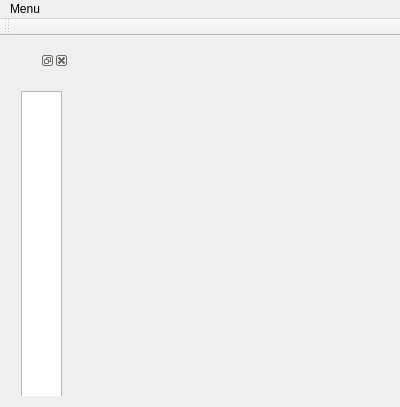
<?xml version="1.0" encoding="UTF-8"?>
<ui version="4.0">
 <class>MainWindow</class>
 <widget class="QMainWindow" name="MainWindow">
  <property name="geometry">
   <rect>
    <x>0</x>
    <y>0</y>
    <width>400</width>
    <height>407</height>
   </rect>
  </property>
  <property name="windowTitle">
   <string>MainWindow</string>
  </property>
  <widget class="QWidget" name="centralWidget">
   <layout class="QVBoxLayout" name="verticalLayout">
    <item>
     <widget class="QStackedWidget" name="stackedWidget">
      <property name="currentIndex">
       <number>1</number>
      </property>
      <widget class="QWidget" name="page">
       <layout class="QVBoxLayout" name="verticalLayout_2">
        <item>
         <widget class="QWidget" name="widget" native="true">
          <layout class="QGridLayout" name="gridLayout">
           <item row="0" column="0">
            <widget class="QLabel" name="label">
             <property name="text">
              <string>新纪录的类型:</string>
             </property>
            </widget>
           </item>
           <item row="0" column="1">
            <widget class="QComboBox" name="comboBox">
             <item>
              <property name="text">
               <string>&lt;NONE&gt;</string>
              </property>
             </item>
             <item>
              <property name="text">
               <string>衣服</string>
              </property>
             </item>
             <item>
              <property name="text">
               <string>食品</string>
              </property>
             </item>
             <item>
              <property name="text">
               <string>化妆品</string>
              </property>
             </item>
             <item>
              <property name="text">
               <string>家具</string>
              </property>
             </item>
            </widget>
           </item>
           <item row="1" column="0">
            <widget class="QLabel" name="label_2">
             <property name="text">
              <string>记录的完好度:</string>
             </property>
            </widget>
           </item>
           <item row="1" column="1">
            <widget class="QComboBox" name="comboBox_2">
             <item>
              <property name="text">
               <string>&lt;NONE&gt;</string>
              </property>
             </item>
             <item>
              <property name="text">
               <string>九成新及以上</string>
              </property>
             </item>
             <item>
              <property name="text">
               <string>七-八成新</string>
              </property>
             </item>
             <item>
              <property name="text">
               <string>五-六成新</string>
              </property>
             </item>
             <item>
              <property name="text">
               <string>四成新及以下</string>
              </property>
             </item>
            </widget>
           </item>
           <item row="2" column="0">
            <widget class="QLabel" name="label_3">
             <property name="text">
              <string>记录的所有者:</string>
             </property>
            </widget>
           </item>
           <item row="2" column="1">
            <widget class="QLineEdit" name="lineEdit">
             <property name="text">
              <string>&lt;NONE&gt;</string>
             </property>
            </widget>
           </item>
           <item row="3" column="0">
            <widget class="QLabel" name="label_4">
             <property name="text">
              <string>        Graphics:</string>
             </property>
            </widget>
           </item>
           <item row="3" column="1">
            <widget class="QPushButton" name="pushButton_2">
             <property name="maximumSize">
              <size>
               <width>50</width>
               <height>100</height>
              </size>
             </property>
             <property name="text">
              <string>+</string>
             </property>
            </widget>
           </item>
          </layout>
         </widget>
        </item>
        <item>
         <spacer name="verticalSpacer">
          <property name="orientation">
           <enum>Qt::Vertical</enum>
          </property>
          <property name="sizeHint" stdset="0">
           <size>
            <width>20</width>
            <height>215</height>
           </size>
          </property>
         </spacer>
        </item>
        <item>
         <widget class="QPushButton" name="pushButton">
          <property name="text">
           <string>SURE!</string>
          </property>
         </widget>
        </item>
        <item>
         <spacer name="verticalSpacer_2">
          <property name="orientation">
           <enum>Qt::Vertical</enum>
          </property>
          <property name="sizeHint" stdset="0">
           <size>
            <width>20</width>
            <height>66</height>
           </size>
          </property>
         </spacer>
        </item>
       </layout>
      </widget>
      <widget class="QWidget" name="page_2">
       <widget class="QDockWidget" name="dockWidget_2">
        <property name="geometry">
         <rect>
          <x>0</x>
          <y>4</y>
          <width>58</width>
          <height>351</height>
         </rect>
        </property>
        <widget class="QWidget" name="dockWidgetContents_2">
         <widget class="listwidget" name="listWidget_2">
          <property name="geometry">
           <rect>
            <x>10</x>
            <y>21</y>
            <width>41</width>
            <height>321</height>
           </rect>
          </property>
         </widget>
        </widget>
       </widget>
       <widget class="QStackedWidget" name="stackedWidget_2">
        <property name="geometry">
         <rect>
          <x>90</x>
          <y>29</y>
          <width>291</width>
          <height>311</height>
         </rect>
        </property>
        <property name="styleSheet">
         <string notr="true"/>
        </property>
        <property name="currentIndex">
         <number>3</number>
        </property>
        <widget class="QWidget" name="yifu"/>
        <widget class="QWidget" name="shiwu"/>
        <widget class="QWidget" name="huazhuangpin"/>
        <widget class="QWidget" name="jiaju"/>
       </widget>
      </widget>
     </widget>
    </item>
   </layout>
  </widget>
  <widget class="QMenuBar" name="menuBar">
   <property name="geometry">
    <rect>
     <x>0</x>
     <y>0</y>
     <width>400</width>
     <height>25</height>
    </rect>
   </property>
   <widget class="QMenu" name="Menu">
    <property name="title">
     <string>Menu</string>
    </property>
   </widget>
   <addaction name="Menu"/>
  </widget>
  <widget class="QToolBar" name="mainToolBar">
   <attribute name="toolBarArea">
    <enum>TopToolBarArea</enum>
   </attribute>
   <attribute name="toolBarBreak">
    <bool>false</bool>
   </attribute>
  </widget>
 </widget>
 <layoutdefault spacing="6" margin="11"/>
 <customwidgets>
  <customwidget>
   <class>listwidget</class>
   <extends>QListWidget</extends>
   <header>listwidget.h</header>
  </customwidget>
 </customwidgets>
 <resources/>
 <connections/>
</ui>
